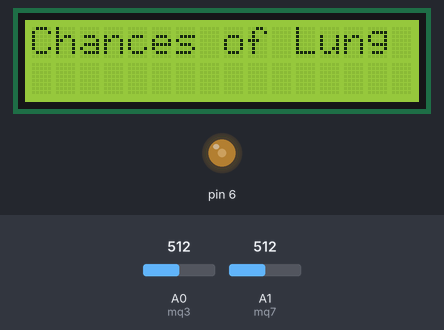
A sketch run on a simulated Arduino Uno, built with avr-gcc and run on an emulated ATmega328P. Shown: 16×2 character LCD, output pins drawn as LEDs (lit = HIGH). The test bench sets the inputs (shaded band); at power-on: A0 (mq3) = 512, A1 (mq7) = 512. What the sketch prints to the serial monitor is not drawn.

Above: at 1.2 s.
1.3 s: A0 (mq3) set to 321
2.8 s: A0 (mq3) set to 300
At 3.9 s:
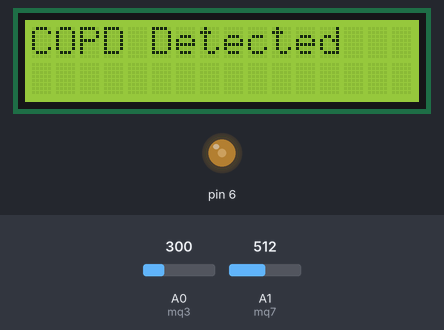
4.3 s: A1 (mq7) set to 11
7.3 s: A1 (mq7) set to 8
Timing chart, 0 to 7.5 s (numbered marks = the images above; inputs shaded):
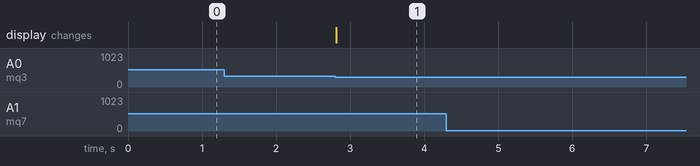

The sketch:

COPD_DETECTION.ino
```cpp
#include <LiquidCrystal.h>
int Contrast=90;
LiquidCrystal lcd(12, 11, 5, 4, 3, 2);

/*Below contains hypothetical values. You can insert the threshold values according to your analysis*/
const int LOWER_THRESHOLD_MQ3 = 3;
const int HIGHER_THRESHOLD_MQ3 = 8;
const int LOWER_THRESHOLD_MQ7 = 2;
const int HIGHER_THRESHOLD_MQ7 = 7;

const int mq3 = 0;
const int mq7 = 1;
float mq3_value;
float mq7_value;

void setup ()
{
  Serial.begin (115200) ;
  pinMode(mq3, INPUT);
  pinMode(mq7, INPUT);
  analogWrite(6, Contrast);
  lcd.begin(16, 2);
}

void loop ()
{
  mq3_value = analogRead(mq3) ;
  mq3_value = (mq3_value*10)/1023;
  Serial.print("MQ3 Sensor value: ");
  Serial.println(mq3_value) ;

  mq7_value= analogRead (mq7) ;
  Serial.print("MQT Sensor value: ");
  Serial.println(mq7_value);

  lcd.setCursor (0, 0);

  if (mq3_value <= LOWER_THRESHOLD_MQ3 && mq7_value <= LOWER_THRESHOLD_MQ7) {
    lcd.clear();
    lcd.print("Healthy");
  }
  else if ((mq3_value > LOWER_THRESHOLD_MQ3 && mq3_value <= HIGHER_THRESHOLD_MQ3) || (mq7_value > LOWER_THRESHOLD_MQ7 && mq7_value <= HIGHER_THRESHOLD_MQ7)) {
    lcd.clear();
    lcd.print("Chances of Lung Diseases");
  }
  else if (mq3_value > HIGHER_THRESHOLD_MQ3 || mq7_value > HIGHER_THRESHOLD_MQ7) {
    lcd.clear();
    lcd.print("COPD Detected");
  }
}
```

Measured:
- the behaviour switches between 307 and 306 on A0 (mq3) (found by bisection; images 0 and 1)
- after the input at 2.8 s, the display: changes at once (image 1)
